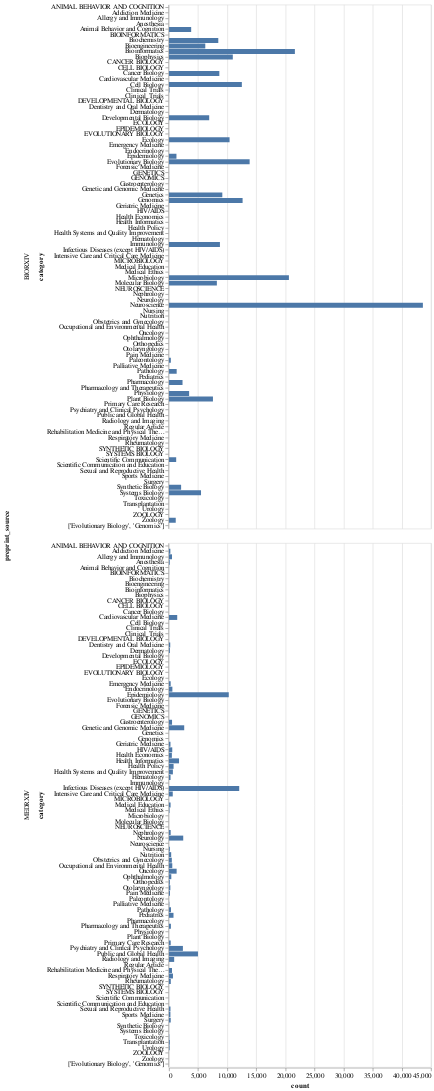

The notebook cell saved with this chart:
### Code cell
alt.Chart(df_cat).mark_bar() \
    .encode(
        y="category:N",
        x="count:Q",
        tooltip=["category", "count"]
    ) \
    .properties(
        width=400,
        height=800
    ) \
    .facet(
        row="preprint_source:N"
    ) \
    .interactive()

### Figure 1 — Vega-Lite specification as saved in the notebook (floating-point values rounded to 4 significant figures)
{"config": {"view": {"continuousWidth": 300, "continuousHeight": 300}}, "data": {"name": "data-b3c315274845923ed318001c70d27e3b"}, "facet": {"row": {"field": "preprint_source", "type": "nominal"}}, "spec": {"mark": {"type": "bar"}, "encoding": {"tooltip": [{"field": "category", "type": "nominal"}, {"field": "count", "type": "quantitative"}], "x": {"field": "count", "type": "quantitative"}, "y": {"field": "category", "type": "nominal"}}, "height": 800, "name": "view_1", "width": 400}, "params": [{"name": "param_1", "select": {"type": "interval", "encodings": ["x", "y"]}, "bind": "scales", "views": ["view_1"]}], "$schema": "https://vega.github.io/schema/vega-lite/v5.8.0.json", "datasets": {"data-b3c315274845923ed318001c70d27e3b": [{"category": "Neuroscience", "preprint_source": "BIORXIV", "count": 43608}, {"category": "Bioinformatics", "preprint_source": "BIORXIV", "count": 21623}, {"category": "Microbiology", "preprint_source": "BIORXIV", "count": 20597}, {"category": "Evolutionary Biology", "preprint_source": "BIORXIV", "count": 13852}, {"category": "Genomics", "preprint_source": "BIORXIV", "count": 12642}, {"category": "Cell Biology", "preprint_source": "BIORXIV", "count": 12513}, {"category": "Infectious Diseases (except HIV/AIDS)", "preprint_source": "MEDRXIV", "count": 12061}, {"category": "Biophysics", "preprint_source": "BIORXIV", "count": 10961}, {"category": "Ecology", "preprint_source": "BIORXIV", "count": 10404}, {"category": "Epidemiology", "preprint_source": "MEDRXIV", "count": 10268}, {"category": "Genetics", "preprint_source": "BIORXIV", "count": 9159}, {"category": "Immunology", "preprint_source": "BIORXIV", "count": 8749}, {"category": "Cancer Biology", "preprint_source": "BIORXIV", "count": 8647}, {"category": "Biochemistry", "preprint_source": "BIORXIV", "count": 8467}, {"category": "Molecular Biology", "preprint_source": "BIORXIV", "count": 8222}, {"category": "Plant Biology", "preprint_source": "BIORXIV", "count": 7550}, {"category": "Developmental Biology", "preprint_source": "BIORXIV", "count": 6906}, {"category": "Bioengineering", "preprint_source": "BIORXIV", "count": 6235}, {"category": "Systems Biology", "preprint_source": "BIORXIV", "count": 5501}, {"category": "Public and Global Health", "preprint_source": "MEDRXIV", "count": 4977}, {"category": "Animal Behavior and Cognition", "preprint_source": "BIORXIV", "count": 3810}, {"category": "Physiology", "preprint_source": "BIORXIV", "count": 3458}, {"category": "Genetic and Genomic Medicine", "preprint_source": "MEDRXIV", "count": 2615}, {"category": "Neurology", "preprint_source": "MEDRXIV", "count": 2446}, {"category": "Psychiatry and Clinical Psychology", "preprint_source": "MEDRXIV", "count": 2389}, {"category": "Pharmacology", "preprint_source": "BIORXIV", "count": 2325}, {"category": "Synthetic Biology", "preprint_source": "BIORXIV", "count": 2082}, {"category": "Health Informatics", "preprint_source": "MEDRXIV", "count": 1725}, {"category": "Cardiovascular Medicine", "preprint_source": "MEDRXIV", "count": 1413}, {"category": "Pathology", "preprint_source": "BIORXIV", "count": 1320}, {"category": "Oncology", "preprint_source": "MEDRXIV", "count": 1312}, {"category": "Epidemiology", "preprint_source": "BIORXIV", "count": 1283}, {"category": "Scientific Communication", "preprint_source": "BIORXIV", "count": 1236}, {"category": "Zoology", "preprint_source": "BIORXIV", "count": 1159}, {"category": "Radiology and Imaging", "preprint_source": "MEDRXIV", "count": 890}, {"category": "Health Policy", "preprint_source": "MEDRXIV", "count": 788}, {"category": "Pediatrics", "preprint_source": "MEDRXIV", "count": 773}, {"category": "Respiratory Medicine", "preprint_source": "MEDRXIV", "count": 680}, {"category": "Health Systems and Quality Improvement", "preprint_source": "MEDRXIV", "count": 669}, {"category": "Intensive Care and Critical Care Medicine", "preprint_source": "MEDRXIV", "count": 646}, {"category": "Endocrinology", "preprint_source": "MEDRXIV", "count": 582}, {"category": "Occupational and Environmental Health", "preprint_source": "MEDRXIV", "count": 565}, {"category": "HIV/AIDS", "preprint_source": "MEDRXIV", "count": 562}, {"category": "Gastroenterology", "preprint_source": "MEDRXIV", "count": 525}, {"category": "Rehabilitation Medicine and Physical Therapy", "preprint_source": "MEDRXIV", "count": 520}, {"category": "Allergy and Immunology", "preprint_source": "MEDRXIV", "count": 514}, {"category": "Health Economics", "preprint_source": "MEDRXIV", "count": 495}, {"category": "Obstetrics and Gynecology", "preprint_source": "MEDRXIV", "count": 487}, {"category": "Ophthalmology", "preprint_source": "MEDRXIV", "count": 398}, {"category": "Nutrition", "preprint_source": "MEDRXIV", "count": 377}, {"category": "Pathology", "preprint_source": "MEDRXIV", "count": 342}, {"category": "Pharmacology and Therapeutics", "preprint_source": "MEDRXIV", "count": 329}, {"category": "Paleontology", "preprint_source": "BIORXIV", "count": 316}, {"category": "Rheumatology", "preprint_source": "MEDRXIV", "count": 308}, {"category": "Surgery", "preprint_source": "MEDRXIV", "count": 297}, {"category": "Primary Care Research", "preprint_source": "MEDRXIV", "count": 294}, {"category": "Emergency Medicine", "preprint_source": "MEDRXIV", "count": 290}, {"category": "Nephrology", "preprint_source": "MEDRXIV", "count": 288}, {"category": "Medical Education", "preprint_source": "MEDRXIV", "count": 273}, {"category": "Hematology", "preprint_source": "MEDRXIV", "count": 266}, {"category": "Sexual and Reproductive Health", "preprint_source": "MEDRXIV", "count": 255}, {"category": "Geriatric Medicine", "preprint_source": "MEDRXIV", "count": 254}, {"category": "Sports Medicine", "preprint_source": "MEDRXIV", "count": 244}, {"category": "Addiction Medicine", "preprint_source": "MEDRXIV", "count": 236}, {"category": "Otolaryngology", "preprint_source": "MEDRXIV", "count": 235}, {"category": "Dentistry and Oral Medicine", "preprint_source": "MEDRXIV", "count": 215}, {"category": "Pain Medicine", "preprint_source": "MEDRXIV", "count": 168}, {"category": "Dermatology", "preprint_source": "MEDRXIV", "count": 153}, {"category": "Orthopedics", "preprint_source": "MEDRXIV", "count": 144}, {"category": "Nursing", "preprint_source": "MEDRXIV", "count": 143}, {"category": "Transplantation", "preprint_source": "MEDRXIV", "count": 140}, {"category": "Anesthesia", "preprint_source": "MEDRXIV", "count": 124}, {"category": "Urology", "preprint_source": "MEDRXIV", "count": 108}, {"category": "Clinical Trials", "preprint_source": "BIORXIV", "count": 87}, {"category": "Medical Ethics", "preprint_source": "MEDRXIV", "count": 84}, {"category": "Palliative Medicine", "preprint_source": "MEDRXIV", "count": 51}, {"category": "Toxicology", "preprint_source": "MEDRXIV", "count": 45}, {"category": "GENOMICS", "preprint_source": "BIORXIV", "count": 16}, {"category": "BIOINFORMATICS", "preprint_source": "BIORXIV", "count": 16}, {"category": "EVOLUTIONARY BIOLOGY", "preprint_source": "BIORXIV", "count": 12}, {"category": "Scientific Communication and Education", "preprint_source": "BIORXIV", "count": 10}, {"category": "NEUROSCIENCE", "preprint_source": "BIORXIV", "count": 8}, {"category": "GENETICS", "preprint_source": "BIORXIV", "count": 7}, {"category": "Forensic Medicine", "preprint_source": "MEDRXIV", "count": 6}, {"category": "MICROBIOLOGY", "preprint_source": "BIORXIV", "count": 6}, {"category": "Regular Article", "preprint_source": "BIORXIV", "count": 5}, {"category": "SYSTEMS BIOLOGY", "preprint_source": "BIORXIV", "count": 3}, {"category": "ANIMAL BEHAVIOR AND COGNITION", "preprint_source": "BIORXIV", "count": 3}, {"category": "ZOOLOGY", "preprint_source": "BIORXIV", "count": 2}, {"category": "DEVELOPMENTAL BIOLOGY", "preprint_source": "BIORXIV", "count": 2}, {"category": "SYNTHETIC BIOLOGY", "preprint_source": "BIORXIV", "count": 2}, {"category": "Clinical_Trials", "preprint_source": "BIORXIV", "count": 2}, {"category": "ECOLOGY", "preprint_source": "BIORXIV", "count": 1}, {"category": "Psychiatry and Clinical Psychology", "preprint_source": "BIORXIV", "count": 1}, {"category": "CELL BIOLOGY", "preprint_source": "BIORXIV", "count": 1}, {"category": "CANCER BIOLOGY", "preprint_source": "BIORXIV", "count": 1}, {"category": "EPIDEMIOLOGY", "preprint_source": "BIORXIV", "count": 1}, {"category": "['Evolutionary Biology', 'Genomics']", "preprint_source": "BIORXIV", "count": 1}]}}
